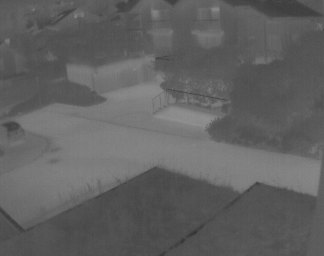
#> input picture Week2/Double Plateaus Histogram Equalisation/1.png, 324 x 256 px
$ python dphe.py
#> lines starting #> are read from the running program, lines starting #| are printed output that depends on the picture; long printed decimals are rounded
'''
'''
import numpy as np
from matplotlib import pyplot as plt
import cv2

path = "1.png"                                      # Path of original image
img_orig = cv2.imread(path)                         # Creates an image object
#> img_orig is the input picture: shape (256, 324, 3); min 50, max 145, mean 97.1

img = cv2.cvtColor(img_orig, cv2.COLOR_BGR2GRAY )   # Converting RGB to gray
cv2.imshow("Original", img)                         # Display original image

# Plot Histogram of original image--------------------------------------------

plt.hist(img.flatten(),256,[0,256], color = 'r')    # Converts image into 1D array and plot histogram
plt.xlim([0,256])                                   # Limits the x axis values to 256
plt.title("Histogram of original image")            # Title of histogram
#plt.savefig("./1-orig-hist.png", dpi=200)               # Save histogram
plt.show()                                          # Show histogram
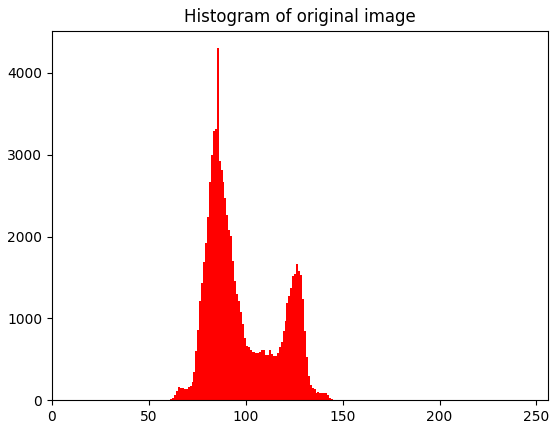
#> figure drawn by matplotlib, 1 panel; tallest bar 4302 high, from x = 85 to 86


# Double Plateus Histogram equalization---------------------------------------
origfreq = np.zeros((256,),dtype=np.float16)        # vector consisting of initial frequencies of gray scale values
newfreq = np.zeros((256,),dtype=np.float16)         # empty vector to store final frequencies of gray scale values
newgrayval = np.zeros((256,),dtype=np.float16)      # vector consisting of final gray scale values
height, width = img.shape                           # Find height and width of image
#> height = 256; width = 324
print(img.shape)
#| (256, 324)

# for loop to count frequency of gray scale values
for i in range(width):
    for j in range(height):
        g = img[j,i]                                # g is grayscale value of pixel
        origfreq[g] = origfreq[g]+1                 # add 1 to count of frequency
#> after the loop, origfreq = 256 values, max 2048 at index 80, min 0 at index 0, mean 287

# reciprocal of total number of pixels
tmp = 1.0/(height*width)
#> tmp = 1.21e-05

# Tup = Upper Threshold value
# Tdown = Lower Threshold value
# Calculate Tup
count=0
total=0
not_zero=0
for k in range(0,256):
    if origfreq[k]!=0:
        not_zero+=1
    if k<255 and k>=1 and origfreq[k+1]!=0 or origfreq[k-1]!=0:
        if (origfreq[k]>origfreq[k+1] or origfreq[k]>origfreq[k-1]):
            count+=1
            total+=origfreq[k]
#> this loop made 256 passes
#> total on passes 51, 54, 55, 57, 58, 60, 61, 62, 63, 64, 65, 66: 1, 3, 6, 9, 15, 20, 28, 43, 75, 137, 247, 403
#> after the loop, count = 72; not_zero = 96; total = 49139


Tup = total/count
#> Tup = 682.5
#Tup=2500
print('Tup',Tup)
#| Tup 682.486

# Calculate Tdown using Tup
Tdown = (np.min((1/tmp, not_zero*Tup )))/(255)
#> Tdown = 256.9
print('Tdown',Tdown)
#| Tdown 256.936


# Clipping
excess=0                                        # no. of excess pixels (above Tup) for a bin
deficit=0                                       # no. of deficit pixels (below Tdown) for a bin
to_add=[]
to_subtract=[]
for k in range(0,256):
    if origfreq[k]==0:
        newfreq[k]=origfreq[k]
        to_add+=[k]
    elif origfreq[k]<Tdown:
        deficit += Tdown - origfreq[k]
        newfreq[k]=Tdown
    elif origfreq[k]>Tdown and origfreq[k]<Tup:
        newfreq[k]=origfreq[k]
        to_add+=[k]
        to_subtract+=[k]
    else:# origfreq[k] > Tup
        excess += origfreq[k] - Tup
        newfreq[k] = Tup
#> this loop made 256 passes
#> excess on passes 76 to 87: 175.5, 707, 1456.5, 2461.1, 3695.6, 5061.1, 6426.6, 7792.1, 9157.6, 10523.1, 11888.7, 13254.2
#> deficit on passes 51 to 56: 255.9, 511.9, 767.8, 1022.7, 1276.7, 1532.6
#> after the loop, deficit = 6595.7; excess = 32464.5; newfreq = 256 values, max 682.5 at index 75, min 0 at index 0, mean 186; to_add = 182 values from 0 to 255; to_subtract = [73, 74, 100, 101, 102, 103, 104, 105, 106, 107, 108, 109, 110, 111, 112, 113, 114, 115, 116, 117, 131, 132]

# Redistribute excess pixels into other bins----------------------------------
for i in to_add:
    if newfreq[i]<Tup:
        newfreq[i]+=excess/len(to_add)
#> this loop made 182 passes
#> i on passes 51 to 53: 73, 74, 100
#> after the loop, newfreq = 256 values, max 846.5 at index 100, min 178.4 at index 0, mean 312.8

for i in to_subtract:
    if newfreq[i]>Tdown:
        newfreq[i]-=deficit/len(to_subtract)
#> this loop made 22 passes
#> i on passes 1 to 12: 73, 74, 100, 101, 102, 103, 104, 105, 106, 107, 108, 109
#> after the loop, newfreq = 256 values, max 682.5 at index 75, min 174.8 at index 132, mean 287

# Plot the new frequencies
plt.plot(newfreq)
plt.title("Clipped frequencies graph")
#plt.savefig("./1-clipped-freq-graph.png", dpi=200)               # Save graph
plt.show()
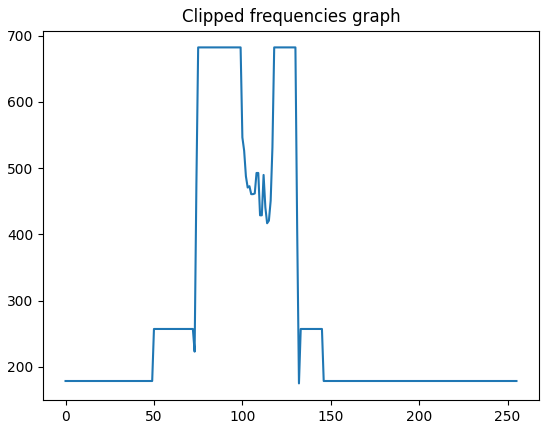
#> figure drawn by matplotlib, 1 panel; curve peaks at x = 75, y = 682.5


# for loop to calculate final gray scale values-------------------------------
for i in range(256):
    for j in range(i+1):                            # calculates cdf value
        newgrayval[i] += newfreq[j] * tmp;
    newgrayval[i] = round(newgrayval[i] * 255)      # final gray scale value = cdf*(L-1)
#> after the loop, newgrayval = 256 values from 1 to 220

# b now contains the equalized histogram
newgrayval=newgrayval.astype(np.uint8)

# Re-map values from equalized histogram into the image
for i in range(width):
    for j in range(height):
        g = img[j,i]
        img[j,i]= newgrayval[g]
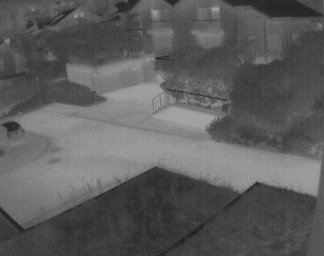
#> img: shape (256, 324); min 28, max 165, mean 92.8


# Plot Histogram of enhanced image--------------------------------------------

plt.hist(img.flatten(),256,[0,256], color = 'r')    # Converts image into 1D array and plot histogram
plt.xlim([0,256])                                   # Limits the x axis value to 256
plt.title("Histogram after DPHE")                   # Title of histogram
#plt.savefig("./1-dphe-hist.png", dpi=200)     # Save histogram
plt.show()                                          # Display histogram
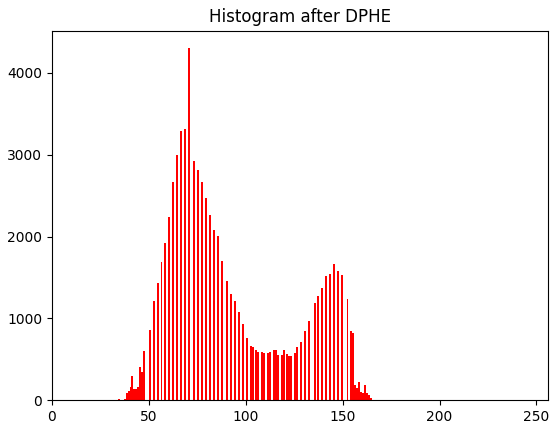
#> figure drawn by matplotlib, 1 panel; tallest bar 4302 high, from x = 70 to 71

'''
# Plot Histogram of equalized image-------------------------------------------
equ = cv2.equalizeHist(img)
plt.hist(equ.flatten(),256,[0,256], color = 'r')    # Converts image into 1D array and plot histogram
plt.xlim([0,256])                                   # Limits the x axis values to 256
plt.title("Histogram after HE")                     # Title of histogram
#plt.savefig("./8-hist.png", dpi=200)               # Save histogram
plt.show()
#-----------------------------------------------------------------------------
'''

#Display all images-----------------------------------------------------------

cv2.imshow("After DPHE", img)             # To display the enhanced image (manual Histogram equalization)
#cv2.imwrite("1-dphe-img.png", img)
# cv2.imshow("After HE", equ)             # To display the enhanced image (manual Histogram equalization)

cv2.waitKey(0)
